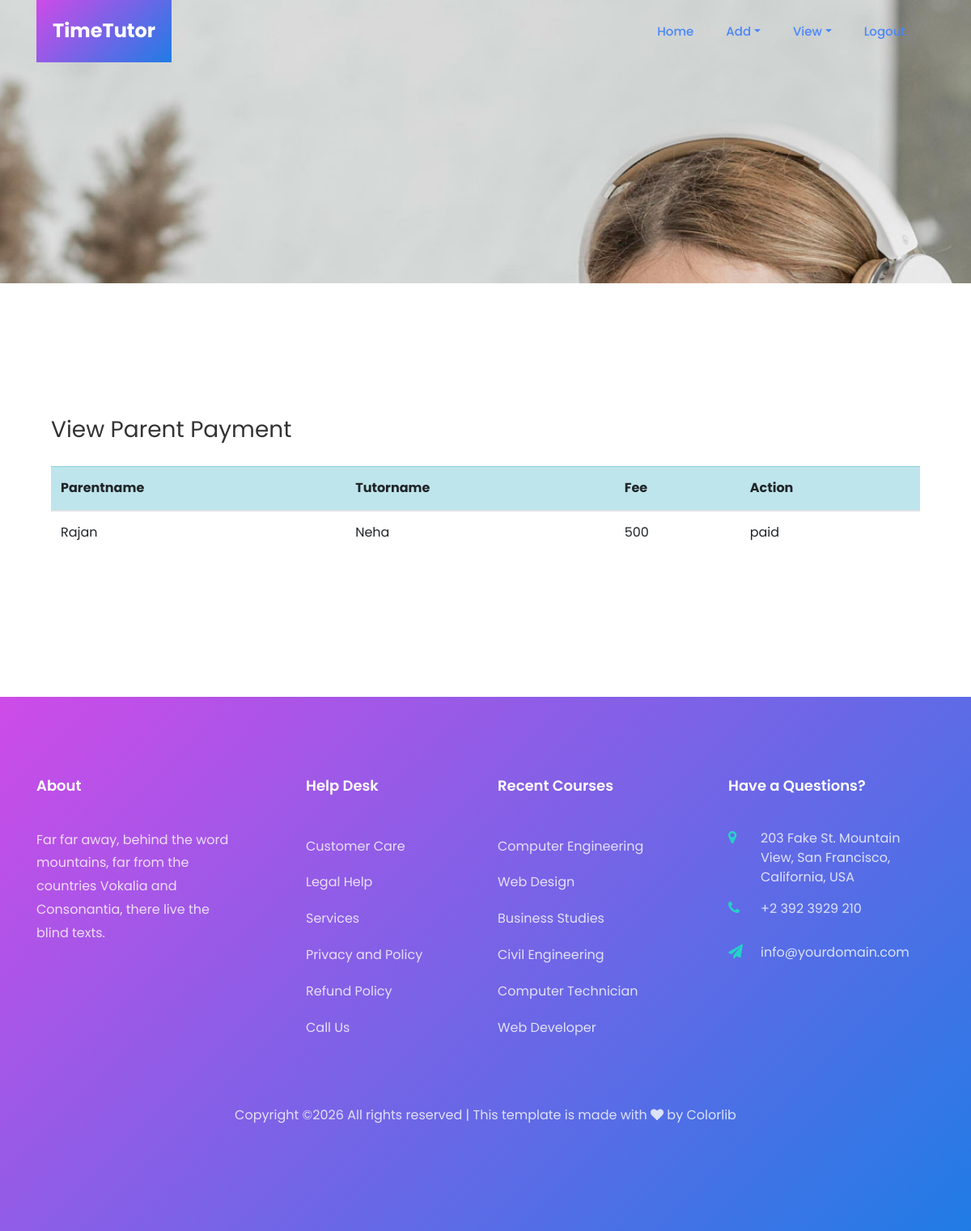
The page /viewpaymentpa/ on the database its author committed.
### app/models.py (models this page shows)
class Payment(models.Model):
    status=models.CharField(max_length=20,default='pending')
    parent= models.ForeignKey(Parent,on_delete=models.CASCADE,null=True)
    student=models.ForeignKey(Student,on_delete=models.CASCADE,null=True)
    teacher=models.ForeignKey(Teacher3,on_delete=models.CASCADE,null=True)

class Parent(models.Model):
    parent= models.ForeignKey(Login,on_delete=models.CASCADE,null=True)
    Username=models.CharField(max_length=20)
    Email=models.EmailField()
    Phonenumber=models.IntegerField()
    Password=models.CharField(max_length=20)
    Address=models.CharField(max_length=200)
    status=models.CharField(max_length=20,default='pending')

class Teacher3(models.Model):
    teacher= models.ForeignKey(Login,on_delete=models.CASCADE,null=True)
    username5=models.CharField(max_length=20)
    email5=models.EmailField()
    image5=models.ImageField(upload_to="image",null=True)
    password5=models.CharField(max_length=20)
    subject5 = models.CharField(max_length=200)
    location5 = models.CharField(max_length=100)
    status=models.CharField(max_length=20,default='pending')
    fee = models.IntegerField(null=True)
    reviews_count = models.IntegerField(default=0,null=True)
    average_rating=models.IntegerField(default=0,null=True)

### app/views.py (the view)
# urls.py: path('viewpaymentpa/',views.viewpayment_pa),
def viewpayment_pa(request):
    data=Payment.objects.all()
    return render(request,"Admin/viewpayment_pa.html",{"data":data})

### templates/Admin/viewpayment_pa.html (shortened to what this page needs)
{% extends 'Admin/common_ad.html' %}
{% load static %}
{% block content %}
	<section class="hero-wrap" style="background-image: url('../static/images/bg_2.jpg');height: 350px;">
		<div class="container">
			<div class="row no-gutters slider-text align-items-end justify-content-center">
				<div class="col-md-9 ftco-animate pb-5 text-center">
				</div>
			</div>
		</div>
	</section>
	<section class="ftco-section">
							<div class="col-lg-12 col-md-7 order-md-last d-flex align-items-stretch">
								<div class="contact-wrap w-100 p-md-5 p-4">
									<h3 class="mb-4">View Parent Payment</h3>
									<table class="table table-hover" cellspacing="2" cellpadding="2">
                                        <thread>
                                          <tr class="table-info">
                                            <th scope="col">Parentname</th>
                                            <th scope="col">Tutorname</th>
                                            <th scope="col">Fee</th>
                                            <th scope="col">Action</th>
                                          </tr>
                                        </thread>
                                        <tbody>
										{% for i in data %}
                                          <tr>
                                            <td>{{i.parent.Username}}</td>
                                            <td>{{i.teacher.username5}}</td>
                                            <td>{{i.teacher.fee}}</td>
                                            <td>{{i.status}}</td>
                                          </tr>
                                          {% endfor %}
                                        </tbody>
                                      </table>
								</div>
							</div>
	</section>
	{% endblock %}

### rows shown on the page
Payment: parent.Username "Rajan", teacher.username5 "Neha", teacher.fee "500", status "paid"
